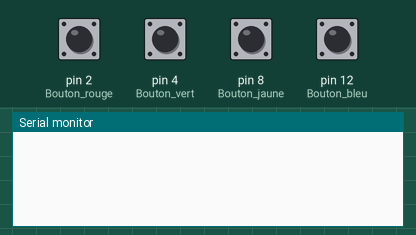
A sketch run on a simulated Arduino Uno, built with avr-gcc and run on an emulated ATmega328P. Parts: the last lines printed to the serial monitor. Inputs (shaded band) come from the test bench; at power-on: pin 2 (Bouton_rouge), pin 4 (Bouton_vert), pin 8 (Bouton_jaune), pin 12 (Bouton_bleu) HIGH.

Above: at 1.2 s.
1.3 s: pin 2 (Bouton_rouge) pulled LOW for 0.15 s
At 2.5 s:
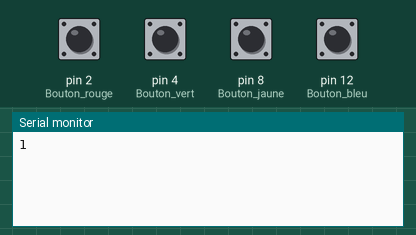
2.9 s: pin 4 (Bouton_vert) pulled LOW for 0.15 s
At 3.7 s:
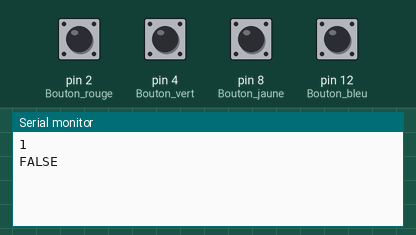

The sketch:

code_enigme1.ino
```cpp
const int Bouton_rouge=2; // définie l'entrée de bouton rouge
const int Bouton_vert=4; // définie l'entrée de bouton vert
const int Bouton_jaune=8; // définie l'entrée de bouton jaune
const int Bouton_bleu=12; // définie l'entrée de bouton bleu
const int rouge=3; // nombre de fois que l'on doit appuyer sur le bouton rouge
const int vert=4; // nombre de fois que l'on doit appuyer sur le bouton vert
const int jaune=2; // nombre de fois que l'on doit appuyer sur le bouton jaune
const int bleu=5; // nombre de fois que l'on doit appuyer sur le bouton bleu
int resultat=0; // variable permmettant de savoir quel bouton il faut appuyer
int valr=1; // valeur du bouton rouge (LOW ou HIGH), initialiser à 1 (HIGH)
int valv=1; // valeur du bouton vert (LOW ou HIGH), initialiser à 1 (HIGH)
int valj=1; // valeur du bouton jaune (LOW ou HIGH), initialiser à 1 (HIGH)
int valb=1; // valeur du bouton bleu (LOW ou HIGH), initialiser à 1 (HIGH)
int ancien_valr=1; // ancienne valeur du bouton rouge
int ancien_valv=1; // ancienne valeur du bouton vert
int ancien_valj=1; // ancienne valeur du bouton jaune
int ancien_valb=1; // ancienne valeur du bouton bleu


void setup() {
Serial.begin(9600);
pinMode(Bouton_rouge,INPUT_PULLUP); // définie le bouton rouge comme une entrée (cela prend en plus la résistance)
pinMode(Bouton_vert,INPUT_PULLUP); // définie le bouton vert comme une entrée (cela prend en plus la résistance)
pinMode(Bouton_jaune,INPUT_PULLUP); // définie le bouton jaune comme une entrée (cela prend en plus la résistance)
pinMode(Bouton_bleu,INPUT_PULLUP); // définie le bouton bleu comme une entrée (cela prend en plus la résistance)
}

void loop() {
valr=digitalRead(Bouton_rouge); // lis la valeur de bouton rouge
valv=digitalRead(Bouton_vert); // lis la valeur de bouton vert
valj=digitalRead(Bouton_jaune); // lis la valeur de bouton jaune
valb=digitalRead(Bouton_bleu); // lis la valeur de bouton bleu
if ((valr==LOW)&&(ancien_valr==HIGH)){ // si le bouton rouge est appuyé et que qu'il ne l'était pas avant alors
  if(resultat<rouge){ // si le resultat est inférieur au nombre de fois que l'on doit appuyer sur rouge alors
    resultat= resultat+1; //resultat+=1
    Serial.println(resultat);
  }
  else{ //sinon
    resultat=0; //resultat =0
    Serial.println("FALSE");
  }
}
if ((valv==LOW)&&(ancien_valv==HIGH)){ // si le bouton vert est appuyé et que qu'il ne l'était pas avant alors
  if((rouge<=resultat)&&(resultat<vert+rouge)){ // si le resultat est supérieur au nombre de fois que l'on doit appuyer sur rouge et inférieur à vert+rouge alors
    resultat= resultat+1; //resultat+=1
    Serial.println(resultat);
  }
  else{ //sinon
    resultat=0; //resultat =0
    Serial.println("FALSE");
  }
}
if ((valj==LOW)&&(ancien_valj==HIGH)){ // si le bouton jaune est appuyé et que qu'il ne l'était pas avant alors a
  if((vert+rouge<=resultat)&&(resultat<jaune+rouge+vert)){ // si le resultat est supérieur au nombre de fois que l'on doit appuyer sur rouge+vert et inférieur à vert+rouge+jaune alors
    resultat= resultat+1; //resultat+=1
    Serial.println(resultat);
  }
  else{ //sinon
    resultat=0; //resultat =0
    Serial.println("FALSE");
  }
}
if ((valb==LOW)&&(ancien_valb==HIGH)){ // si le bouton bleu est appuyé et que qu'il ne l'était pas avant alors a
  if((jaune+rouge+vert<=resultat)&&(resultat<rouge+jaune+vert+bleu)){ // si le resultat est supérieur au nombre de fois que l'on doit appuyer sur rouge+vert+jaune et inférieur à vert+rouge+jaune+bleu alors
    resultat= resultat+1; //resultat+=1
    Serial.println(resultat);
  }
  else{ //sinon
    resultat=0; //resultat =0
    Serial.println("FALSE");
  }
}
if(resultat==rouge+jaune+vert+bleu){ // si on a appuyé le bon nombre de fois et dans le bon ordre alors victoire
  Serial.println("Victoire");
}
ancien_valr=valr; //la nouvelle val du bouton rouge de l'ancienne
ancien_valv=valv; //la nouvelle val du bouton vert de l'ancienne
ancien_valj=valj; //la nouvelle val du bouton jaune de l'ancienne
ancien_valb=valb; //la nouvelle val du bouton bleu de l'ancienne
}
```

Measured:
- after the input at 1.3 s, the serial monitor: prints a new line at once (image 1)
- after the input at 2.9 s, the serial monitor: prints a new line at once (image 2)
